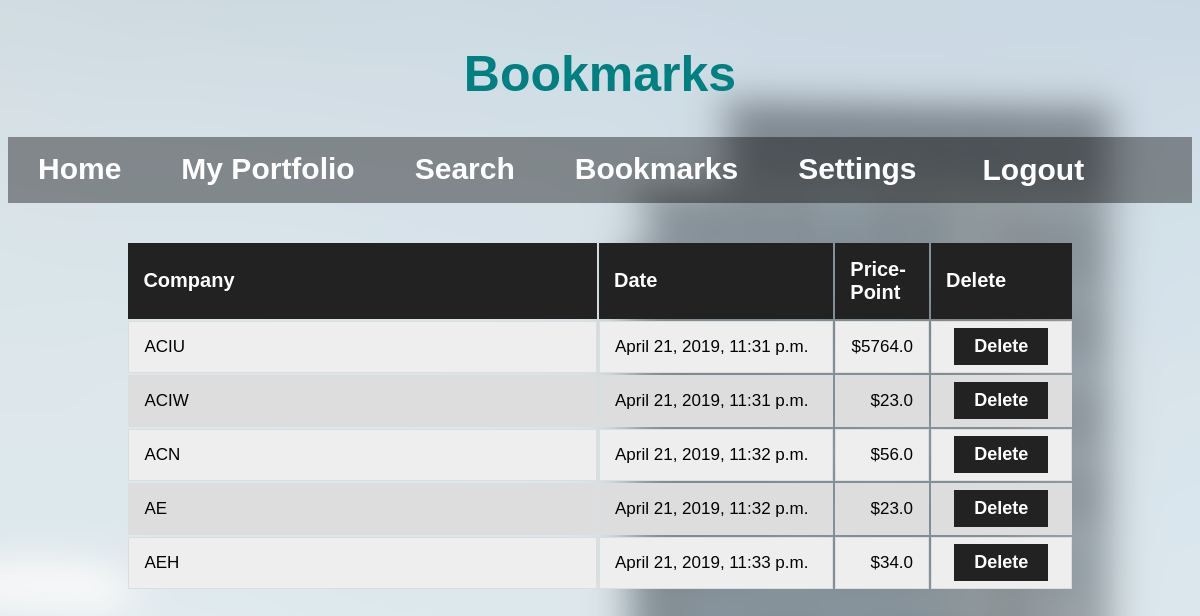
The app's page /bookmarks (signed in) with its own data.
### XChange/models.py (models this page shows)
class Bookmark(models.Model):
    userProfile = models.ForeignKey(UserProfile)
    companyName = models.CharField(max_length=250)
    setDate = models.DateTimeField()
    bookmarkPrice = models.FloatField(max_length=250)
    bookmarkAmount = models.IntegerField(max_length=250)

### XChange/views.py (the view, shortened to what this page needs)
# urls.py: url(r'^bookmarks', views.bookmarks, name='bookmarks'),
def bookmarks(request):
    if not request.user.is_authenticated:
        return redirect('%s?next=%s' % (djSettings.LOGIN_URL, request.path))
    currentProfile = UserProfile.objects.get(user = request.user)
    userBookmarks = Bookmark.objects.filter(userProfile = currentProfile).order_by('companyName')
    return render(request, 'XChange/bookmarks.html', {'userBookmarks': userBookmarks})

### XChange/templates/XChange/bookmarks.html (shortened to what this page needs)
<!DOCTYPE html>
<html>
  <head>
    <link rel="stylesheet" type="text/css" href="/static/XChange/css/bookmarks.css" />
    <link rel="stylesheet" type="text/css" href="/static/XChange/css/common.css" />
  </head>
  <body>
    <h1 id="bookmark-title">Bookmarks</h1>
    <div class="navBarDiv">
      <ul class="navBarList">
        <li class="homeNav"><a href="home.html">Home</a></li>
        <li class="portNav"><a href="myPortfolio.html">My Portfolio</a></li>
        <li class="srchNav"><a href="search.html">Search</a></li>
        <li class="bmarkNav"><a href="#">Bookmarks</a></li>
        <li class="settNav"><a href="settings.html">Settings</a></li>
        <li class="logOut">
                  <form method='POST'>
                    <button type="submit" name="submit" value="Logout">Logout</button>
                  </form></li>
      </ul>
    </div>
    <br>
    <div id="tableDiv">
      <table id = "tableBookmark">
        <col id="compNameBook">
        <col id="dateBook">
        <col id="priceBook">
        <col id="deleteButton">
        <tr>
          <th>Company</th>
          <th>Date</th>
          <th class="rightAlignPrice">Price-Point</th>
          <th id="deleteHeader">Delete</th>
        </tr>
        {% for b in userBookmarks %}
          <tr>
            <td>{{b.companyName}}</td>
            <td>{{b.setDate}}</td>
            <td class="rightAlignPrice">${{b.bookmarkPrice}}</td>
            <td class="deleteCell">
            <form method='POST'>
                <button type="submit" name="delete" value="{{b.id}}">Delete</button>
            </form>
            </td>
          </tr>
        {% endfor %}
      </table>
    </div>
  </body>
</html>

### XChange/static/XChange/css/bookmarks.css (style rules this page uses)
#bookmark-title { color: teal; text-align: center; padding-top: 1%; font-family: 'Arial'; font-size: 50px; }
#tableDiv { width: 80%; margin: auto; }
#tableBookmark { padding-top: 20px; }
#tableBookmark td { border: 1px solid #ddd; }
#deleteHeader { text-align: center; }
#tableBookmark th { text-align: left; background-color: #222; color: white; font-family: Arial; font-size: 20px; border: none; }
#tableBookmark td, th { padding: 15px; font-size: 17px; font-family: Arial; }
#tableBookmark tr:nth-child(odd) { background-color: #dddddd; }
#tableBookmark tr:nth-child(even) { background-color: #eeeeee; }
#tableBookmark button { background-color: #222; color: white; font-size: 18px; font-family: Arial; padding: 8px; padding-right: 20px; padding-left: 20px; margin: -15px; border: none; justify-content: center; font-weight: bold; }
.deleteCell { text-align: center; }
table { width: 100%; margin: auto; }
#compNameBook { width: 50%; }
#dateBook { width: 25%; }
#priceBook { width: 10%; }
table .rightAlignPrice { text-align: right; }
body { background-image: url("/static/XChange/images/bookmarkCity.png"); background-size: 2000px 1333px; }

### XChange/static/XChange/css/common.css (style rules this page uses)
body { background-color: #EEEEEE; position: relative; min-height: 100%; min-height: 100vh; }
.navBarDiv { margin: auto; }
.navBarList { list-style-type: none; overflow: hidden; padding: 0; margin: 0; background-color: rgba(0, 0, 0, .4); }
li { float: left; }
li a { display: block; text-decoration: none; color: white; padding: 15px 30px 15px 30px; text-align: center; font-weight: bold; font-family: "Arial"; font-size: 30px; }
.logOut button { border: none; background-color: rgba(0, 0, 0, 0); color: white; text-align: center; font-weight: bold; font-family: "Arial"; font-size: 30px; }
.logOut { display: block; text-decoration: none; padding: 15px 30px 15px 30px; text-align: center; font-weight: bold; font-family: "Arial"; font-size: 20px; }

### records on screen
Bookmark: companyName "ACIU", setDate "April 21, 2019, 11:31 p.m.", bookmarkPrice "5764.0", {{ b.id }} 1 (drawn)
Bookmark: companyName "ACIW", setDate "April 21, 2019, 11:31 p.m.", bookmarkPrice "23.0", {{ b.id }} 2 (drawn)
Bookmark: companyName "ACN", setDate "April 21, 2019, 11:32 p.m.", bookmarkPrice "56.0", {{ b.id }} 3 (drawn)
Bookmark: companyName "AE", setDate "April 21, 2019, 11:32 p.m.", bookmarkPrice "23.0", {{ b.id }} 4 (drawn)
Bookmark: companyName "AEH", setDate "April 21, 2019, 11:33 p.m.", bookmarkPrice "34.0", {{ b.id }} 6 (drawn)
